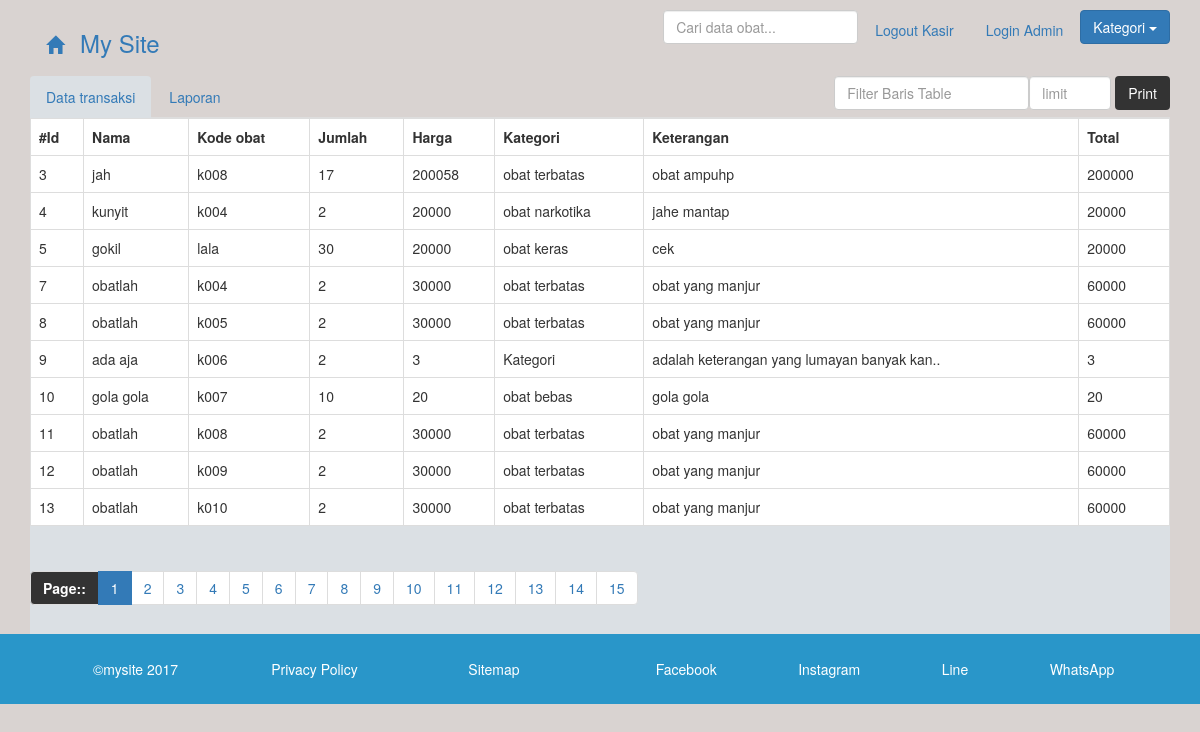
/user.php (signed in), run on the app's committed database.
### tables this page shows
CREATE TABLE `transaksi` (
  `id` int(11) NOT NULL,
  `nama` varchar(100) NOT NULL,
  `kode_obat` text NOT NULL,
  `jumlah` int(10) NOT NULL,
  `harga` int(10) NOT NULL,
  `kategori` varchar(100) NOT NULL,
  `keterangan` text NOT NULL,
  `total` int(10) NOT NULL
);

### koneksi.php (called while the page is built, shortened)
<?php
include "presets.php";
$presets = new presets("db_apotek11", "root", "");
 ?>

### presets.php (called while the page is built, shortened)
<?php
class presets
{
  public $data;
  function __construct($dbname, $dbuser, $dbpass){
    $this->dbname = $dbname; $this->dbuser = $dbuser; $this->dbpass = $dbpass;
  }
  function koneksi(){
    try {
      $this->pdo = new PDO("mysql:host=localhost;dbname=$this->dbname", $this->dbuser, $this->dbpass);
      return $this->pdo;
    } catch (PDOException $e) {
    }
  }
function show($table, $column, $mulai, $batas, $sort = "ASC"){
  $this->sql = "select * from $table ORDER BY $column $sort LIMIT $mulai,$batas";
  $this->query = $this->koneksi()->query($this->sql);
  if ($this->query) {
    while($this->row = $this->query->fetch(PDO::FETCH_OBJ)){
      $this->data[] = $this->row;
    }
    return $this->data;
  }
}
function paginationAll($table){
  $this->sql = "select * from $table";
  $this->query = $this->koneksi()->query($this->sql);
  if ($this->query) {
    $this->data = $this->query->rowCount();
    return $this->data;
  }else {
    return "Gagal mengambil jumlah pagination";
  }
}
function loginCek($var1, $var2 = false, $var3 = false){
if(isset($var1, $var2, $var3)){
  return true;
}else {
  return false;
}
}
}
 ?>

### user.php (the view, shortened to what this page needs)
<?php include "header.php"; include "cekcookie.php"; include_once 'koneksi.php'; $presets->errorrep(0);?>
<?php
$page = $_GET["page"];
$limit = $_GET["limit"];
$baris = ($page * $limit) - $limit;
$active = "active";
$action = $_GET["action"];
?>
<div class="container">
  <div class="row">
    <div class="col-md-12">
      <ul class="nav nav-tabs">
        <li><a href="#transaksi" class="active <?php echo $action == "transaksi"?$active:""; ?>"  data-filter="#transaksi_f" data-c="1" data-toggle="tab" data-action="transaksi" data-transaksi-p="#transaksi_p">Data transaksi</a></li>
        <li><a href="#laporan"  data-toggle="tab" data-action="laporan" class="<?php echo $action == "laporan"?$active:""; ?>" data-filter="#laporan_f" data-c="1" data-transaksi-p="#laporan_p">Laporan</a></li>
        <li class="pull-right">
          <form class="form-inline pull-left">
             <div class="form-group">
              <input type="text" name="search" id="filter" class="form-control" placeholder="Filter Baris Table">
            </div>
          </form>
          <form class="limit_f form-inline pull-right" method="get">
            <div class="form-group">
              <input id="limit" type="number" name="limit" step="5" value="<?php echo $_GET["limit"]; ?>" placeholder="limit" class="form-control limit_i col-md-6" max="250" min="5"required>
            </div>
            <div class="form-group">
              <button type="button" name="button" class="btn bgcolor-black white fright" id="print">Print</button>
            </div>
          </form>
        </li>
      </ul>
      <div class="tab-content">
<div class="tab-pane <?php echo $action == "transaksi"?$active:""; ?> bgcolor-white active" id="transaksi" data-action="transaksi">
<div class="row">
  <div class="col-md-12" id="transaksi_p">
    <table class="table table-bordered table-hover bgcolor-white" id="transaksi_f">
      <tr><th>#Id</th> <th>Nama</th> <th>Kode obat</th> <th>Jumlah</th> <th>Harga</th> <th>Kategori</th> <th>Keterangan</th> <th>Total</th></tr>
      <?php
      if(!isset($_GET["page"])){
        $data_t = $presets->show("transaksi", "id", 0, 10);
      }
      if($_GET["action"] == "transaksi"){
        $data_t = $presets->show("transaksi", "id", $baris, $limit);
      }else {
        $data_t = $presets->show("transaksi", "id", 0, 10);
      }
      for ($i=0; $i < count($data_t); $i++) {
        $value = $data_t[$i];
        echo"<tr><td>$value->id</td><td>$value->nama</td><td>$value->kode_obat</td><td>$value->jumlah</td><td>$value->harga</td><td>$value->kategori</td> <td>$value->keterangan</td> <td>$value->total</td></tr>";}
        ?>
      </table>
  </div>
  <div class="col-md-12">
    <ul class="pagination padding5">
      <li><a class="page-caption"><b>Page::</b></a></li>
      <?php
      $data = $presets->paginationAll("transaksi");
      $action = $_GET["action"];
      if (!isset($_GET["limit"], $action)) {
        $action = "transaksi";
        $limit = 10;
      }else {
        $limit = $_GET["limit"];
      }
      $jumlah = ceil($data / $limit);
      $page = $_GET["page"];
      if(!isset($page)){
        $page=1;
      }
      for ($i=1; $i <= $jumlah; $i++) {
        if($page == $i && $action == "transaksi"){
          echo "<li  class=active><a href=?action=transaksi&page=$i&limit=$limit>$i</a></li>";
        }else {
          echo "<li><a href=?action=transaksi&page=$i&limit=$limit>$i</a></li>";
        }
      }
      ?>
    </ul>
  </div>
</div>
</div>
      </div>
    </div>
  </div>
</div>
<?php include "footer.php"; ?>

### header.php (shortened to what this page needs)
<?php include "koneksi.php"; $presets->errorrep(0); ?>
<!DOCTYPE html>
<html>
  <head>
    <link rel="stylesheet" href="presets.css">
    <link rel="stylesheet" href="style.css">
    <link rel="stylesheet" href="node_modules/bootstrap/dist/css/bootstrap.min.css">
  </head>
  <body class="bgcolor-default">
    <div class="container margin-topbot10">
      <div class="row">
        <div class="col-md-6">
          <div class="left"><a href="/"><div class="glyphicon glyphicon-home btn-lg"></div><h3 class="inblock">My Site</h3></a></div>
        </div>
        <div class="col-md-6">
          <div class="right">
            <ul class="nav nav-pills pull-right">
              <li>
                <form action="cari.php" method="get">
                  <input type="search" name="q" placeholder="Cari data obat..." class="form-control" required>
                </form>
              </li>
              <li>
                <?php if($presets->loginCek($_COOKIE["username"], $_COOKIE["password"], $_COOKIE["session"]) && $_COOKIE["session"] == "kasir"){echo '<a href="logout.php">Logout Kasir</a>';}else {
                echo '<a href="login.php">Login Kasir</a>';
              }  ?>
            </li>
              <li>
                <?php if($presets->loginCek($_COOKIE["username"], $_COOKIE["password"], $_COOKIE["session"]) && $_COOKIE["session"] == "admin"){echo '<a href="logout.php">Logout Admin</a>';}else {
                echo '<a href="loginadmin.php">Login Admin</a>';
              }  ?>
              </li>
              <li>
              <div class="dropdown">
                <button type="button" class="btn btn-primary dropdown-toggle" data-toggle="dropdown">Kategori <span class="caret"></span></button>
              </div>
            </li>
            </ul>
          </div>
        </div>
      </div>
    </div>

### footer.php (shortened to what this page needs)
<div class="container-fluid bgcolor-blue">
  <div class="container">
    <div class="row padding15">
      <div class="col-md-6">
        <ul class="nav nav-pills nav-justified nav-link-white">
          <li><a>&copy;mysite 2017</a></li>
          <li><a href="#">Privacy Policy</a></li>
          <li><a href="#">Sitemap</a></li>
        </ul>
      </div>
      <div class="col-md-6">
        <ul class="nav nav-pills nav-justified pull-right nav-link-white">
          <li><a href="http://fb.com/ramdan.riawan2" target="_blank">Facebook</a></li>
          <li><a href="http://instagram.com/ramdanriawan" target="_blank">Instagram</a></li>
          <li><a href="http://line.me/ti/p/~ramdanriawan" target="_blank">Line</a></li>
          <li><a href="https://api.whatsapp.com/send?phone=628973806045&text=Hai" target="_blank">WhatsApp</a></li>
        </ul>
      </div>
    </div>
  </div>
</div>
  </body>
</html>

### data on the page
transaksi: id "3", nama "jah", kode_obat "k008", jumlah "17", harga "200058", kategori "obat terbatas", keterangan "obat ampuhp", total "200000"
transaksi: id "4", nama "kunyit", kode_obat "k004", jumlah "2", harga "20000", kategori "obat narkotika", keterangan "jahe mantap", total "20000"
transaksi: id "5", nama "gokil", kode_obat "lala", jumlah "30", harga "20000", kategori "obat keras", keterangan "cek", total "20000"
transaksi: id "7", nama "obatlah", kode_obat "k004", jumlah "2", harga "30000", kategori "obat terbatas", keterangan "obat yang manjur", total "60000"
transaksi: id "8", nama "obatlah", kode_obat "k005", jumlah "2", harga "30000", kategori "obat terbatas", keterangan "obat yang manjur", total "60000"
transaksi: id "9", nama "ada aja", kode_obat "k006", jumlah "2", harga "3", kategori "Kategori", keterangan "adalah keterangan yang lumayan banyak kan..", total "3"
transaksi: id "10", nama "gola gola", kode_obat "k007", jumlah "10", harga "20", kategori "obat bebas", keterangan "gola gola", total "20"
transaksi: id "11", nama "obatlah", kode_obat "k008", jumlah "2", harga "30000", kategori "obat terbatas", keterangan "obat yang manjur", total "60000"
transaksi: id "12", nama "obatlah", kode_obat "k009", jumlah "2", harga "30000", kategori "obat terbatas", keterangan "obat yang manjur", total "60000"
transaksi: id "13", nama "obatlah", kode_obat "k010", jumlah "2", harga "30000", kategori "obat terbatas", keterangan "obat yang manjur", total "60000"
